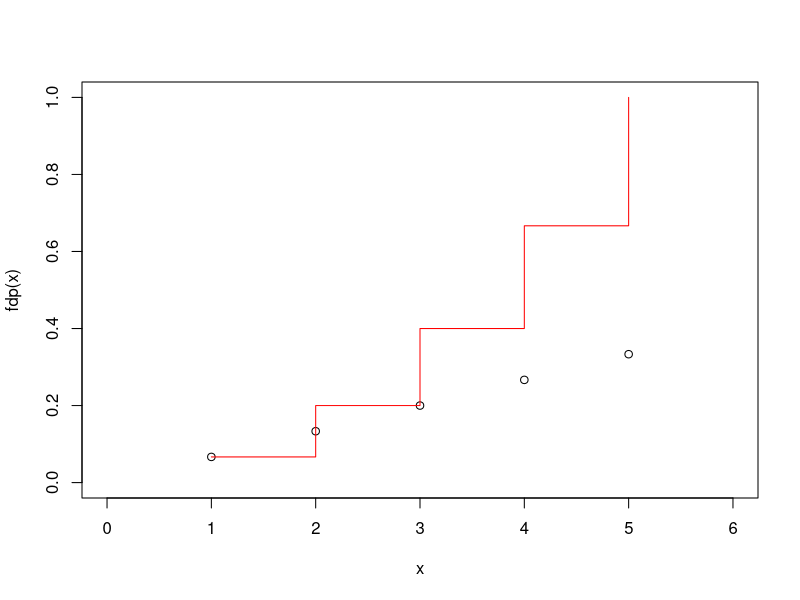

Recreate this plot in R.
## ---- chunk 1
knitr::opts_chunk$set(echo = TRUE)
## ---- chunk 2
#Definir vector de valores de la variable x
x <- c(1:5)
## ---- chunk 3
#Constante de proporcionalidad
K <- 1/15
## ---- chunk 4
#Definir la función de distribucion de probabilidad
fdp <- function(x){
  K*x
}
#Los valores de probabilidad son:
print(fdp)
## ---- chunk 5
#Definir funicon de distribucion acumulada de probabilidad
FDA <- function(x){
  sum(K*c(1:x))
}
#la FDA para x = 3 es
print(FDA(3))
#la FDA para x = 5 es
print(FDA(5))
## ---- chunk 6
# grafica de la fdp y FDA
plot(x, fdp(x), ylim = c(0,1), xlim = c(0,6))
y = c(FDA(1), FDA(2), FDA(3), FDA(4), FDA(5))
lines(x,y, col = "red", type = "s")
## ---- chunk 7
#La probabilidad de que x tenga valor par es:
print(fdp(2)+fdp(4))
## ---- chunk 8
#La media se calcula como sigue:
media <- sum(x*fdp(x))
  
#La varianza se calcula:
varianza <- sum(((x - media)^2)*fdp(x))

